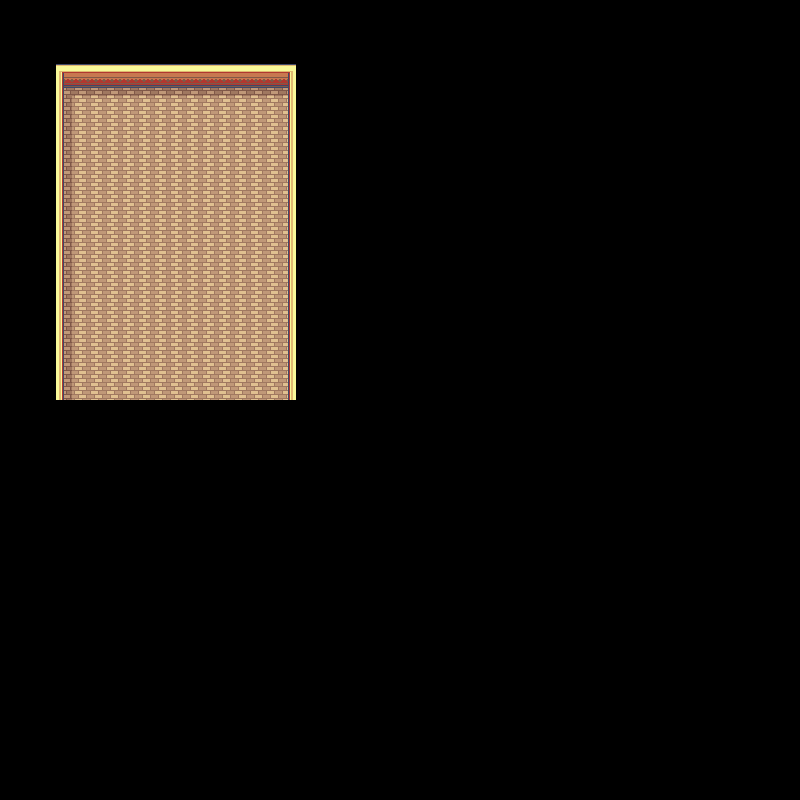

Tiled map render using the project's own tile images. Description and the map definition, with tile-layer contents summarised, below:
An orthogonal 50x50 tile map with 16x16 px tiles, 1 tile layer (Calque de Tile 1).

<map version="1.0" tiledversion="1.0.3" orientation="orthogonal" renderorder="right-down" width="50" height="50" tilewidth="16" tileheight="16" nextobjectid="1">
 <tileset firstgid="1" source="perfecto.tsx" />
 <layer name="Calque de Tile 1" width="50" height="50">
  <data>[2500 cells, 2500 non-empty, 9 distinct tile ids]</data>
 </layer>
</map>
